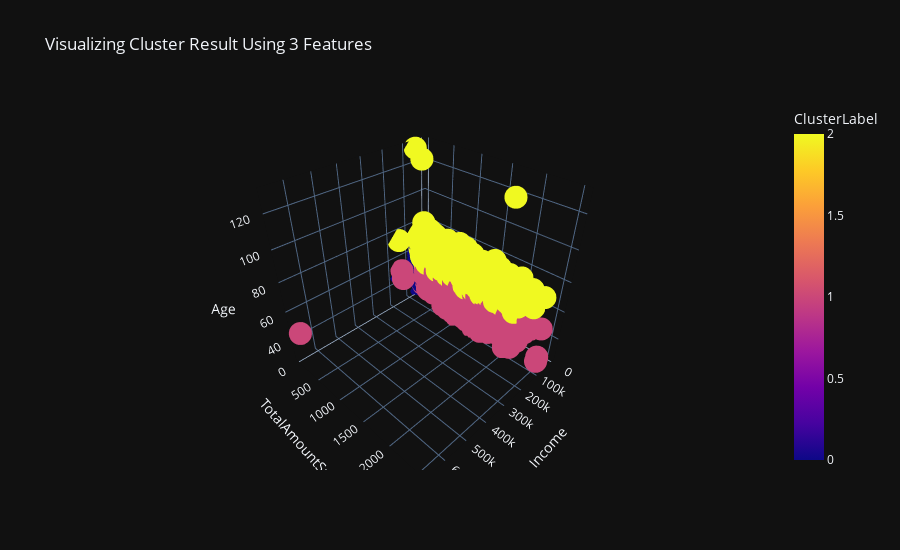

The code cell stored with this chart in its notebook:
### Markdown cell above
# Visualizing The Result

### Code cell
fig = px.scatter_3d(data_frame=data, x="Income", 
                    y="TotalAmountSpent", z="Age", color="ClusterLabel", height=550,
                   title = "Visualizing Cluster Result Using 3 Features")
fig.show()

### Figure 1 — Plotly figure (JSON) as saved in the notebook; plotly's stock layout.template omitted (floating-point values rounded to 4 significant figures; data arrays with more than 128 entries replaced by an {"elided": "..."} marker saying what was removed)
{"data": [{"hovertemplate": "Income=%{x}<br>TotalAmountSpent=%{y}<br>Age=%{z}<br>ClusterLabel=%{marker.color}<extra></extra>", "legendgroup": "", "marker": {"color": {"elided": "2240 int values"}, "coloraxis": "coloraxis", "symbol": "circle"}, "mode": "markers", "name": "", "scene": "scene", "showlegend": false, "x": {"elided": "2240 float values"}, "y": {"elided": "2240 int values"}, "z": {"elided": "2240 int values"}, "type": "scatter3d"}], "layout": {"scene": {"domain": {"x": [0.0, 1.0], "y": [0.0, 1.0]}, "xaxis": {"title": {"text": "Income"}}, "yaxis": {"title": {"text": "TotalAmountSpent"}}, "zaxis": {"title": {"text": "Age"}}}, "coloraxis": {"colorbar": {"title": {"text": "ClusterLabel"}}, "colorscale": [[0.0, "#0d0887"], [0.1111, "#46039f"], [0.2222, "#7201a8"], [0.3333, "#9c179e"], [0.4444, "#bd3786"], [0.5556, "#d8576b"], [0.6667, "#ed7953"], [0.7778, "#fb9f3a"], [0.8889, "#fdca26"], [1.0, "#f0f921"]]}, "legend": {"tracegroupgap": 0}, "title": {"text": "Visualizing Cluster Result Using 3 Features"}, "height": 550}}
